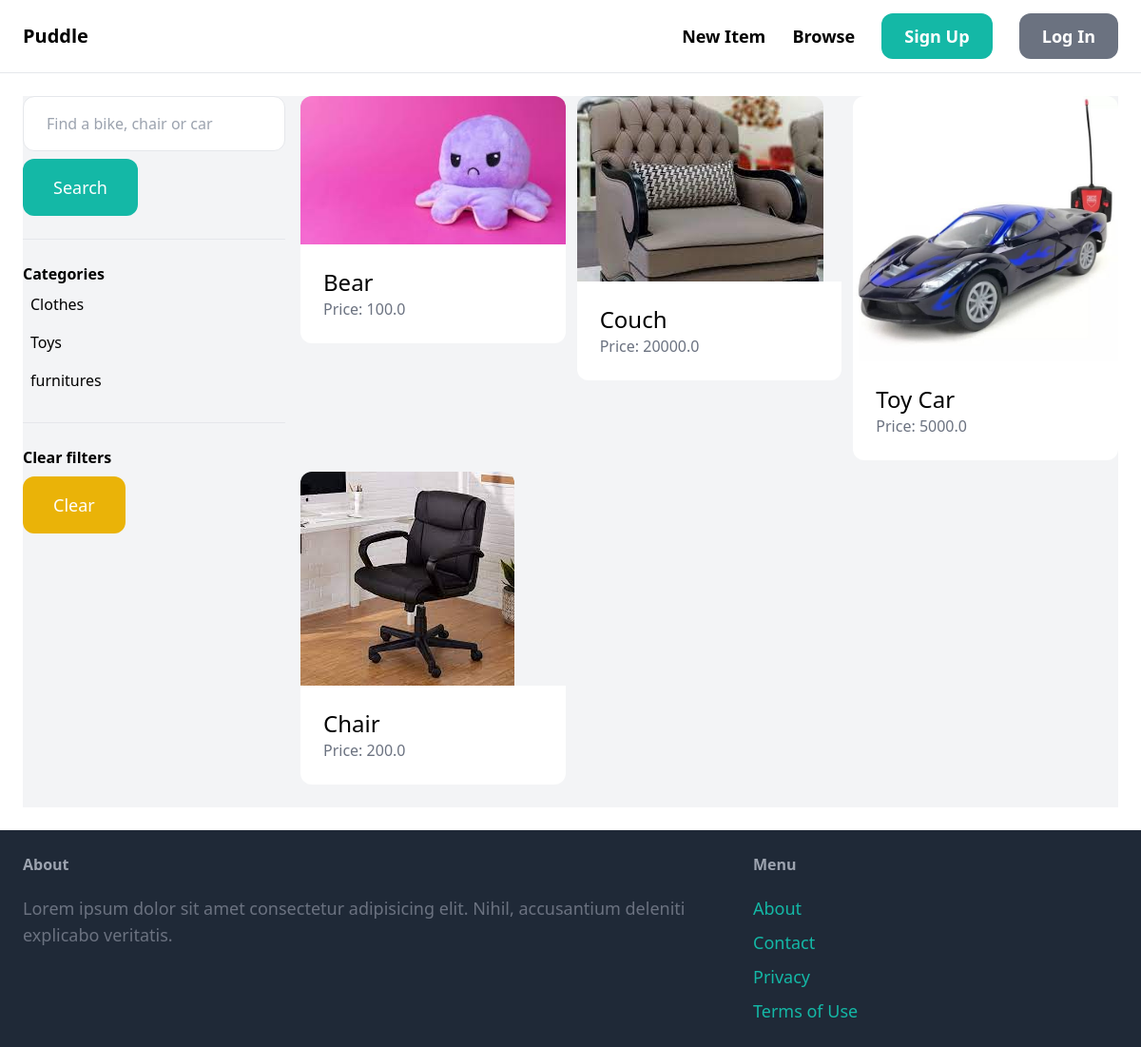
Before: /items/ with the older database file.
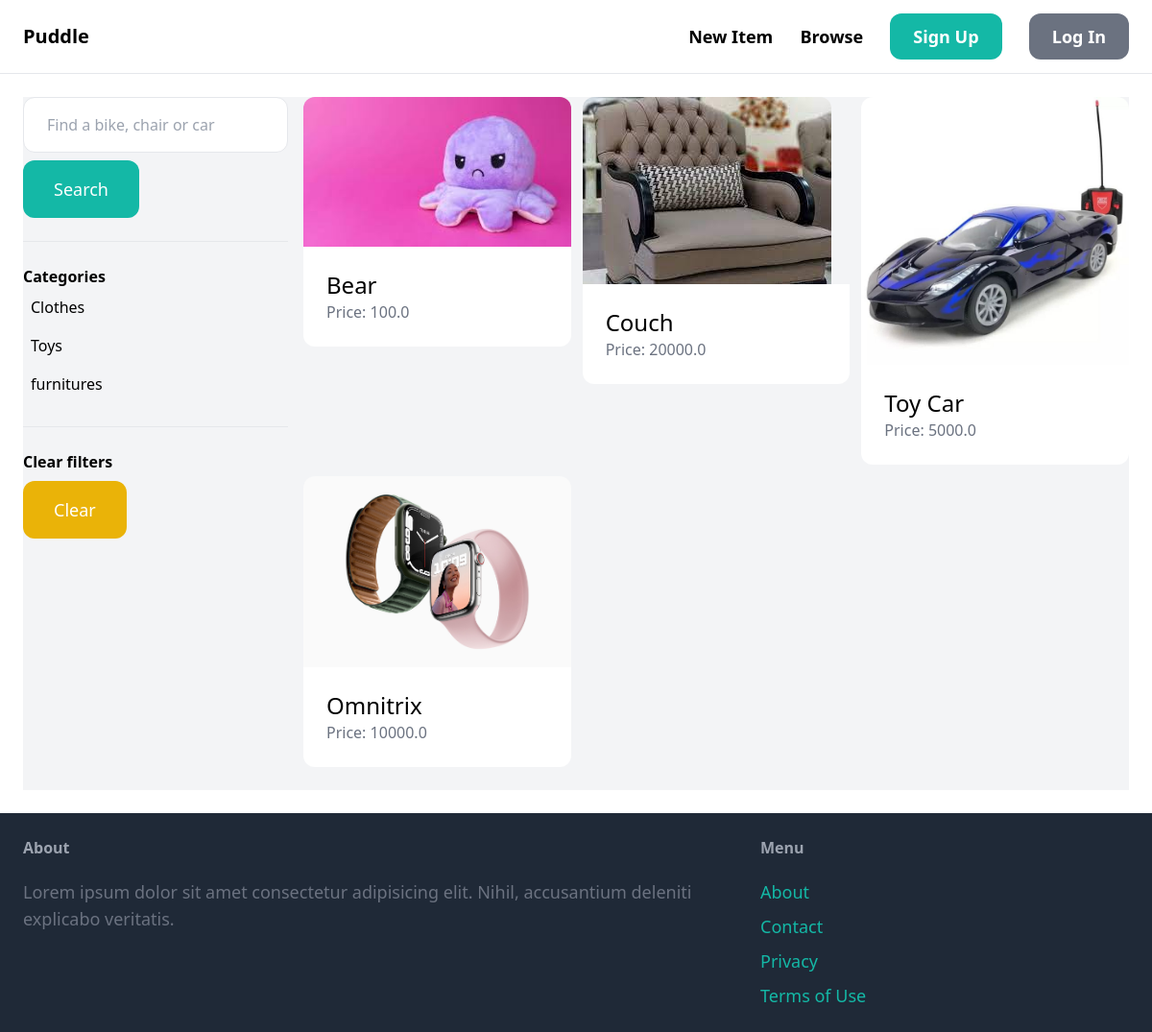
After: the same page with the newer database file.
### item/models.py (models this page shows, shortened)
class Category(models.Model):
    name = models.CharField(max_length=255)
    class Meta:
        ordering = ('name', )
        verbose_name_plural = 'Categories'

class Item(models.Model):
    category = models.ForeignKey(Category, related_name='items', on_delete=models.CASCADE)
    name = models.CharField(max_length=255)
    description = models.TextField(blank=True, null=True)
    price = models.FloatField()
    image = models.ImageField(upload_to='item_images', blank=True, null=True)
    is_sold = models.BooleanField(default=False)
    created_by = models.ForeignKey(User, related_name='items', on_delete=models.CASCADE)
    created_at = models.DateTimeField(auto_now_add=True)

### item/views.py (the view)
# urls.py: path('', views.items, name='items'),
def items(request):
    query = request.GET.get('query', '')
    categories = Category.objects.all()
    category_id = request.GET.get('category', 0)
    items = Item.objects.filter(is_sold=False)
    if category_id:
        items = items.filter(category_id=category_id)
    if query:
        items = items.filter(Q(name__icontains=query) | Q(description__icontains=query))
    return render(request, 'item/items.html', {
        'items': items,
        'query': query,
        'categories': categories,
        'category_id': int(category_id)
    })

### item/templates/item/items.html (shortened to what this page needs)
{% extends 'core/base.html' %}
{% block content %}
    <div class="pb-6 grid grid-cols-4 gap-4 bg-gray-100">
        <div class="col-span-1">
            <form method="get" action="{% url 'item:items' %}">
                <input name="query" class="w-full py-4 px-6 border rounded-xl" type="text" value="{{query}}" placeholder="Find a bike, chair or car" />
                <button class="mt-2 py-4 px-8 text-lg bg-teal-500 text-white rounded-xl">Search</button>
            </form>
            <hr class="my-6">
            <p class="font-semibold">Categories</p>
            <ul>
                {% for category in categories %}
                    <li class="py-2 px-2 rounded-xl{% if category.id == category_id %} bg-gray-200 {% endif %}">
                        <a href="{% url 'item:items' %}?query={{query}}&category={{category.id}}">{{category.name}}</a>
                    </li>
                {% endfor %}
            </ul>
            <hr class="my-6">
            <p class="font-semibold">Clear filters</p>
            <ul>
                <li>
                    <a href="{% url 'item:items' %}" class="mt-2 py-4 px-8 inline-block bg-yellow-500 text-lg rounded-xl text-white">Clear</a>
                </li>
            </ul>
        </div>
        <div class="col-span-3">
            <div class="grid grid-cols-3 gap-3">
                {% for item in items %}
                    <div>
                        <a href="{%url 'item:detail' item.id %}">
                            <div>
                                <img src="{{ item.image.url }}" class="rounded-t-xl" />
                            </div>
                            <div class="p-6 bg-white rounded-b-xl">
                                <h2 class="text-2xl">{{ item.name }}</h2>
                                <p class="text-gray-500">Price: {{ item.price }}</p>
                            </div>
                        </a>
                    </div>
                {% endfor %}
            </div>
        </div>
    </div>
{% endblock %}

Changed rows visible on the page:
removed Item: image (picture), name "Chair", price "200.0"
added Item: image (picture), name "Omnitrix", price "10000.0"
